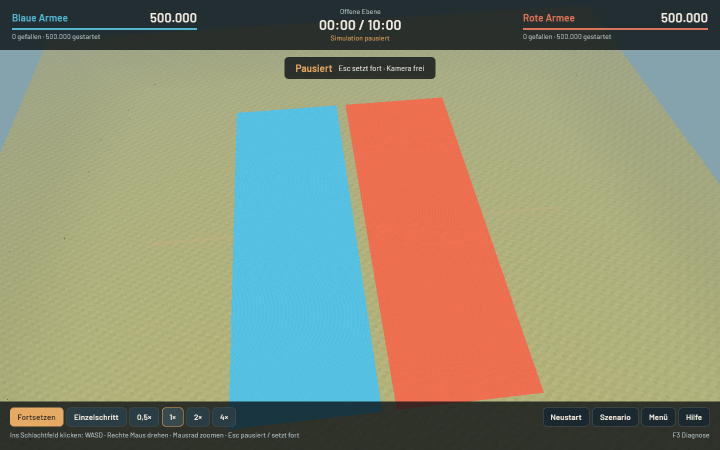
#> input picture legion-battle-lab/validation/native/million/render-check.png, 1440 x 900 px, found by its file name (shown at 1/2 size)
$ python verify_captures.py
#> lines starting #> are read from the running program, lines starting #| are printed output that depends on the picture
#!/usr/bin/env python3
"""Scoped image regressions for the supplied meadow render-check scenarios.

Run: python3 tools/verify_captures.py validation/native
Requires Pillow. These color checks complement CPU/GPU state validation and
visual inspection; pixels do not measure individual visible-unit counts.
"""

import argparse
import json
from pathlib import Path

from PIL import Image


def inspect(path: Path, require_teams: bool) -> dict:
#> called with require_teams = True
    with Image.open(path) as source:
#> source is the input picture: PIL image 1440x900 RGB; mean R, G, B 140.1, 141.3, 117.2
        image = source.convert("RGB")
        width, height = image.size
#> width = 1440; height = 900
        roi = (0, 180, width, height - 120)
#> roi = (0, 180, 1440, 780)
        cropped = image.crop(roi)
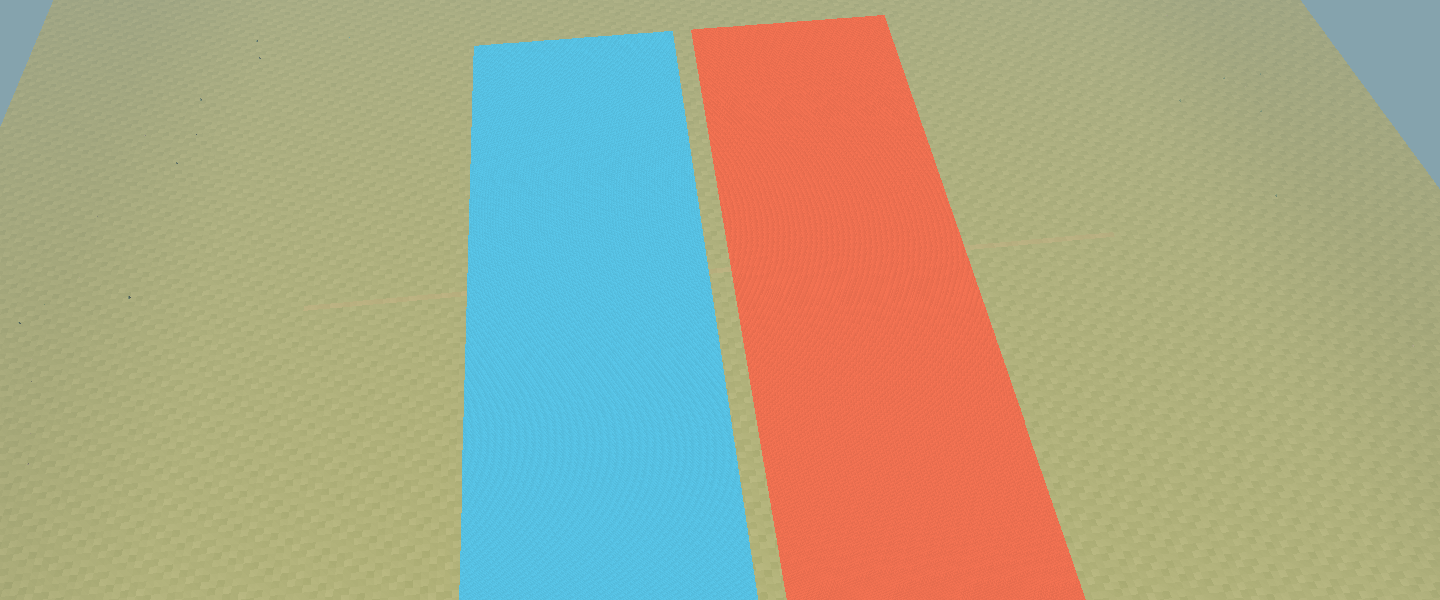
#> cropped: PIL image 1440x600 RGB; mean R, G, B 167.9, 166.2, 135.5
        pixels = (
            cropped.get_flattened_data()
            if hasattr(cropped, "get_flattened_data")
            else cropped.getdata()
        )
        blue = red = meadow = 0
        for r, g, b in pixels:
            blue += b >= 120 and b > r * 1.25 and g > r * 1.15
            red += r >= 150 and r > g * 1.25 and r > b * 1.35
            meadow += r >= 90 and g >= r * 0.9 and r > b * 1.15 and g > b * 1.15
#> this loop made 864000 passes
#> (r, g, b, blue, meadow) on passes 1 to 3: (133, 163, 173, 1, 0), (133, 163, 173, 2, 0), (133, 163, 173, 3, 0)
#> after the loop, blue = 156857; meadow = 563649; red = 143446
        return {
            "path": str(path),
            "roi": roi,
            "blue_family_pixels": blue,
            "red_family_pixels": red,
            "meadow_pixels": meadow,
            "passed": meadow >= 50_000 and (not require_teams or (blue >= 1_000 and red >= 1_000)),
        }


def main() -> int:
    parser = argparse.ArgumentParser(description=__doc__)
    parser.add_argument("root", type=Path, nargs="?", default=Path("validation/native"))
    args = parser.parse_args()
    cases = ["million"] + [
        f"categories/{category}"
        for category in (
            "creature", "vehicle", "building", "air_unit", "sea_unit",
            "underground_unit", "space_unit",
        )
    ]
    results = []
    for case in cases:
        path = args.root / case / "render-check.png"
        try:
            results.append(inspect(path, require_teams=case == "million"))
        except (OSError, ValueError) as error:
            results.append({"path": str(path), "passed": False, "error": str(error)})
#> pass 2 of the loop in main, `for case in cases:`:
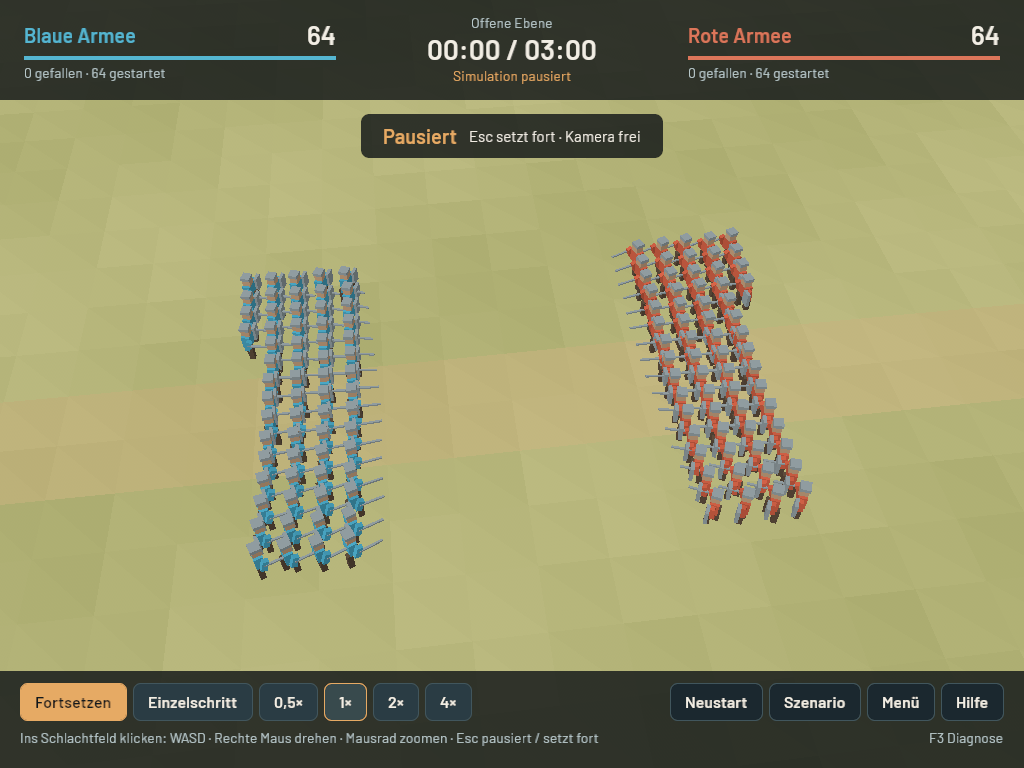
#> input picture legion-battle-lab/validation/native/categories/creature/render-check.png, 1024 x 768 px, found by its file name
#> in inspect, source is the input picture: PIL image 1024x768 RGB; mean R, G, B 144.7, 143.9, 102.5
#> in inspect (call 2), `cropped = image.crop(roi)`:
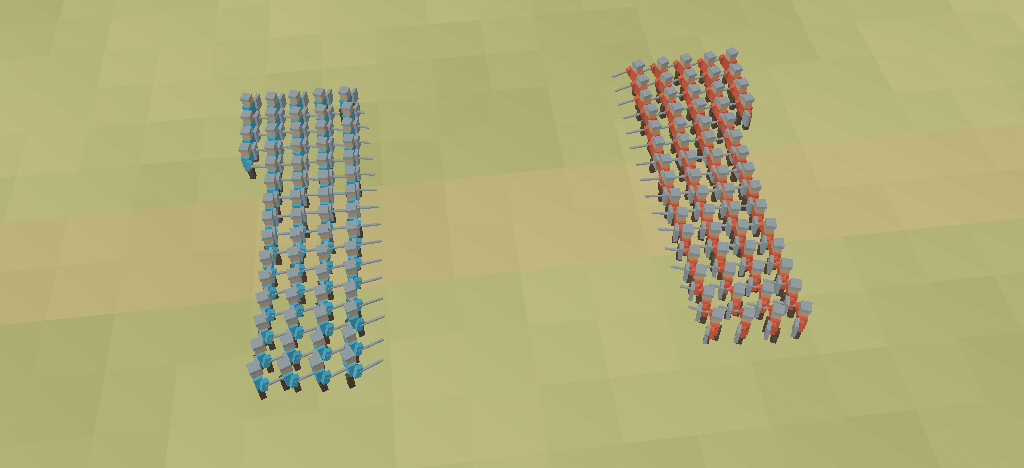
#> cropped: PIL image 1024x468 RGB; mean R, G, B 177.1, 174.3, 121.7
#> the loop in inspect (call 2), `for r, g, b in pixels:` made 479232 passes
#> (r, g, b) on passes 1 to 3: (176, 176, 117), (176, 177, 117), (177, 176, 116)
#> after the loop in inspect (call 2), `for r, g, b in pixels:`: blue = 5618; meadow = 430242; red = 6964
    print(json.dumps(results, indent=2))
    return 0 if all(result["passed"] for result in results) else 1


if __name__ == "__main__":
    raise SystemExit(main())
#> (the program exits here)
